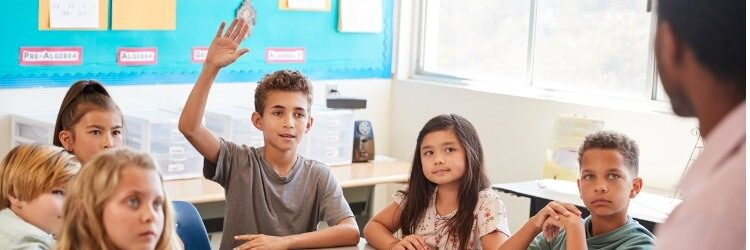
#> input picture test.jpg, 750 x 250 px
$ python face_det.py
#> lines starting #> are read from the running program, lines starting #| are printed output that depends on the picture; after the words box and inside, x2 and y2 are one past the last pixel; in counts of white or black regions, pixels touching at a corner belong together
import cv2

# Load the pre-trained face cascade classifier
face_cascade = cv2.CascadeClassifier('haarcascade_frontalface_default.xml')

# Read the input image
input_image = cv2.imread('test.jpg')
#> input_image is the input picture: shape (250, 750, 3); mean B, G, R 168.9, 175.8, 179.3

# Convert the input image to grayscale
gray_image = cv2.cvtColor(input_image, cv2.COLOR_BGR2GRAY)
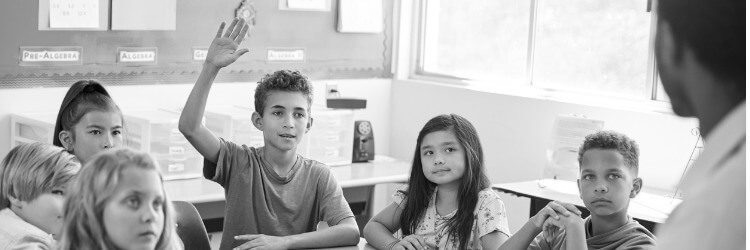
#> gray_image: shape (250, 750); min 0, max 255, mean 176.1

# Detect faces in the grayscale image
detected_faces = face_cascade.detectMultiScale(gray_image, scaleFactor=1.1, minNeighbors=4)
#> detected_faces = [[256, 88, 63, 63], [76, 109, 59, 59], [413, 130, 56, 56], [571, 154, 60, 60], [110, 176, 72, 72]]

# Draw rectangles around the detected faces
for (x, y, width, height) in detected_faces:
    cv2.rectangle(input_image, (x, y), (x + width, y + height), (255, 0, 0), 2)
#> this loop made 5 passes
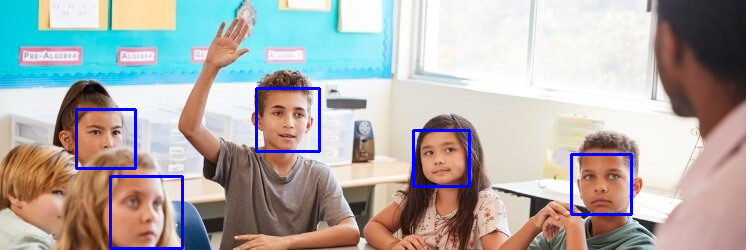
#> input_image: shape (250, 750, 3); 1.97% of pixels changed, all inside (x1, y1, x2, y2) = (75, 87, 633, 250)

# Display the output image with the detected faces
cv2.imshow('Detected Faces', input_image)
cv2.waitKey()
